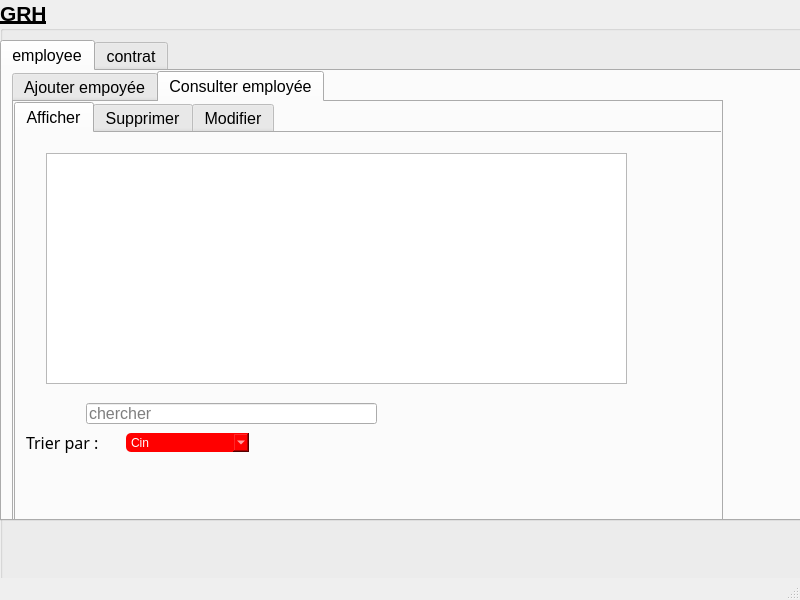
<?xml version="1.0" encoding="UTF-8"?>
<ui version="4.0">
 <class>MainWindow</class>
 <widget class="QMainWindow" name="MainWindow">
  <property name="geometry">
   <rect>
    <x>0</x>
    <y>0</y>
    <width>800</width>
    <height>600</height>
   </rect>
  </property>
  <property name="windowTitle">
   <string>MainWindow</string>
  </property>
  <widget class="QWidget" name="centralwidget">
   <widget class="QGroupBox" name="titre">
    <property name="geometry">
     <rect>
      <x>0</x>
      <y>0</y>
      <width>891</width>
      <height>581</height>
     </rect>
    </property>
    <property name="font">
     <font>
      <pointsize>16</pointsize>
      <weight>75</weight>
      <bold>true</bold>
      <underline>true</underline>
     </font>
    </property>
    <property name="styleSheet">
     <string notr="true">background-image: url(:/background-map.png);</string>
    </property>
    <property name="title">
     <string>GRH</string>
    </property>
    <widget class="QTabWidget" name="tabWidget">
     <property name="geometry">
      <rect>
       <x>0</x>
       <y>40</y>
       <width>821</width>
       <height>481</height>
      </rect>
     </property>
     <property name="font">
      <font>
       <family>Arial</family>
       <pointsize>12</pointsize>
       <weight>50</weight>
       <bold>false</bold>
       <underline>false</underline>
      </font>
     </property>
     <property name="currentIndex">
      <number>0</number>
     </property>
     <property name="tabBarAutoHide">
      <bool>false</bool>
     </property>
     <widget class="QWidget" name="tab_5">
      <attribute name="title">
       <string>employee</string>
      </attribute>
      <widget class="QTabWidget" name="tabWidget_2">
       <property name="geometry">
        <rect>
         <x>10</x>
         <y>0</y>
         <width>711</width>
         <height>451</height>
        </rect>
       </property>
       <property name="styleSheet">
        <string notr="true">font: 8pt &quot;MS Reference Sans Serif&quot;;</string>
       </property>
       <property name="currentIndex">
        <number>1</number>
       </property>
       <widget class="QWidget" name="tab_7">
        <attribute name="title">
         <string>Ajouter empoyée</string>
        </attribute>
        <widget class="QPushButton" name="ajouter_prod_4">
         <property name="geometry">
          <rect>
           <x>270</x>
           <y>290</y>
           <width>161</width>
           <height>41</height>
          </rect>
         </property>
         <property name="styleSheet">
          <string notr="true">border:none;
border-radius:5px;
background-color:red;
color:white;</string>
         </property>
         <property name="text">
          <string>Ajouter</string>
         </property>
        </widget>
        <widget class="QLineEdit" name="edit_qtt_prod_5">
         <property name="geometry">
          <rect>
           <x>170</x>
           <y>120</y>
           <width>361</width>
           <height>31</height>
          </rect>
         </property>
        </widget>
        <widget class="QLabel" name="qtt_prod_5">
         <property name="geometry">
          <rect>
           <x>80</x>
           <y>170</y>
           <width>81</width>
           <height>20</height>
          </rect>
         </property>
         <property name="text">
          <string>age</string>
         </property>
        </widget>
        <widget class="QLabel" name="id_prod_4">
         <property name="geometry">
          <rect>
           <x>80</x>
           <y>30</y>
           <width>61</width>
           <height>20</height>
          </rect>
         </property>
         <property name="text">
          <string>CIN </string>
         </property>
        </widget>
        <widget class="QLineEdit" name="edit_id_prod_6">
         <property name="geometry">
          <rect>
           <x>170</x>
           <y>220</y>
           <width>361</width>
           <height>31</height>
          </rect>
         </property>
        </widget>
        <widget class="QLabel" name="nom_prod_4">
         <property name="geometry">
          <rect>
           <x>80</x>
           <y>70</y>
           <width>91</width>
           <height>20</height>
          </rect>
         </property>
         <property name="text">
          <string>NOM</string>
         </property>
        </widget>
        <widget class="QLineEdit" name="edit_id_prod_5">
         <property name="geometry">
          <rect>
           <x>170</x>
           <y>30</y>
           <width>361</width>
           <height>31</height>
          </rect>
         </property>
        </widget>
        <widget class="QLineEdit" name="edit_qtt_prod_6">
         <property name="geometry">
          <rect>
           <x>170</x>
           <y>170</y>
           <width>361</width>
           <height>31</height>
          </rect>
         </property>
        </widget>
        <widget class="QLineEdit" name="edit_id_prod_7">
         <property name="geometry">
          <rect>
           <x>170</x>
           <y>70</y>
           <width>361</width>
           <height>31</height>
          </rect>
         </property>
        </widget>
        <widget class="QLabel" name="qtt_prod_6">
         <property name="geometry">
          <rect>
           <x>60</x>
           <y>120</y>
           <width>101</width>
           <height>20</height>
          </rect>
         </property>
         <property name="text">
          <string> prenom</string>
         </property>
        </widget>
        <widget class="QLabel" name="nom_prod_6">
         <property name="geometry">
          <rect>
           <x>80</x>
           <y>220</y>
           <width>91</width>
           <height>20</height>
          </rect>
         </property>
         <property name="text">
          <string> poste</string>
         </property>
        </widget>
       </widget>
       <widget class="QWidget" name="tab_14">
        <attribute name="title">
         <string>Consulter employée</string>
        </attribute>
        <widget class="QTabWidget" name="tabWidget_4">
         <property name="geometry">
          <rect>
           <x>0</x>
           <y>0</y>
           <width>751</width>
           <height>421</height>
          </rect>
         </property>
         <property name="styleSheet">
          <string notr="true">font: 8pt &quot;MS Reference Sans Serif&quot;;</string>
         </property>
         <property name="currentIndex">
          <number>0</number>
         </property>
         <property name="elideMode">
          <enum>Qt::ElideNone</enum>
         </property>
         <widget class="QWidget" name="tab_19">
          <attribute name="title">
           <string>Afficher</string>
          </attribute>
          <widget class="QTableView" name="tableView_course_3">
           <property name="geometry">
            <rect>
             <x>30</x>
             <y>20</y>
             <width>581</width>
             <height>231</height>
            </rect>
           </property>
           <property name="styleSheet">
            <string notr="true"/>
           </property>
          </widget>
          <widget class="QLabel" name="label_27">
           <property name="geometry">
            <rect>
             <x>10</x>
             <y>270</y>
             <width>124</width>
             <height>79</height>
            </rect>
           </property>
           <property name="font">
            <font>
             <family>MV Boli</family>
             <pointsize>12</pointsize>
             <weight>50</weight>
             <italic>false</italic>
             <bold>false</bold>
            </font>
           </property>
           <property name="styleSheet">
            <string notr="true">font: 12pt &quot;MV Boli&quot;;</string>
           </property>
           <property name="text">
            <string>Trier par :</string>
           </property>
          </widget>
          <widget class="QComboBox" name="tri_1">
           <property name="geometry">
            <rect>
             <x>110</x>
             <y>300</y>
             <width>123</width>
             <height>19</height>
            </rect>
           </property>
           <property name="cursor">
            <cursorShape>PointingHandCursor</cursorShape>
           </property>
           <property name="mouseTracking">
            <bool>true</bool>
           </property>
           <property name="tabletTracking">
            <bool>true</bool>
           </property>
           <property name="focusPolicy">
            <enum>Qt::ClickFocus</enum>
           </property>
           <property name="statusTip">
            <string>trier</string>
           </property>
           <property name="whatsThis">
            <string>trier</string>
           </property>
           <property name="accessibleName">
            <string>trier</string>
           </property>
           <property name="accessibleDescription">
            <string>trier</string>
           </property>
           <property name="layoutDirection">
            <enum>Qt::LeftToRight</enum>
           </property>
           <property name="styleSheet">
            <string notr="true">border:none;
border-radius:5px;
background-color:red;
color:white;
</string>
           </property>
           <item>
            <property name="text">
             <string>Cin</string>
            </property>
           </item>
           <item>
            <property name="text">
             <string>Nom</string>
            </property>
           </item>
           <item>
            <property name="text">
             <string>prenom</string>
            </property>
           </item>
           <item>
            <property name="text">
             <string>age</string>
            </property>
           </item>
           <item>
            <property name="text">
             <string>poste</string>
            </property>
           </item>
          </widget>
          <widget class="QLineEdit" name="edit_rechavanc_prod_3">
           <property name="geometry">
            <rect>
             <x>70</x>
             <y>270</y>
             <width>291</width>
             <height>21</height>
            </rect>
           </property>
           <property name="placeholderText">
            <string>chercher</string>
           </property>
          </widget>
         </widget>
         <widget class="QWidget" name="tab_20">
          <attribute name="title">
           <string>Supprimer</string>
          </attribute>
          <widget class="QPushButton" name="supprimer_prod_3">
           <property name="geometry">
            <rect>
             <x>260</x>
             <y>130</y>
             <width>151</width>
             <height>41</height>
            </rect>
           </property>
           <property name="styleSheet">
            <string notr="true">border:none;
border-radius:5px;
background-color:red;
color:white;
</string>
           </property>
           <property name="text">
            <string>Supprimer</string>
           </property>
          </widget>
          <widget class="QLineEdit" name="sup_id_prod_3">
           <property name="geometry">
            <rect>
             <x>150</x>
             <y>40</y>
             <width>361</width>
             <height>31</height>
            </rect>
           </property>
           <property name="placeholderText">
            <string>entrer cin de l'employee</string>
           </property>
          </widget>
          <widget class="QLabel" name="id_sup_prod_3">
           <property name="geometry">
            <rect>
             <x>70</x>
             <y>50</y>
             <width>81</width>
             <height>20</height>
            </rect>
           </property>
           <property name="text">
            <string>CIN </string>
           </property>
          </widget>
         </widget>
         <widget class="QWidget" name="tab_23">
          <attribute name="title">
           <string>Modifier</string>
          </attribute>
          <widget class="QLabel" name="nom_prod_modif_3">
           <property name="geometry">
            <rect>
             <x>400</x>
             <y>71</y>
             <width>61</width>
             <height>16</height>
            </rect>
           </property>
           <property name="text">
            <string>NOM</string>
           </property>
          </widget>
          <widget class="QLabel" name="id_prod_modif_3">
           <property name="geometry">
            <rect>
             <x>410</x>
             <y>11</y>
             <width>31</width>
             <height>16</height>
            </rect>
           </property>
           <property name="text">
            <string> cin</string>
           </property>
          </widget>
          <widget class="QPushButton" name="trouv_prod_3">
           <property name="geometry">
            <rect>
             <x>30</x>
             <y>111</y>
             <width>151</width>
             <height>31</height>
            </rect>
           </property>
           <property name="styleSheet">
            <string notr="true">border:none;
border-radius:5px;
background-color:red;
color:white;</string>
           </property>
           <property name="text">
            <string>Trouver</string>
           </property>
          </widget>
          <widget class="QLineEdit" name="trouv_prod_5">
           <property name="geometry">
            <rect>
             <x>130</x>
             <y>11</y>
             <width>221</width>
             <height>31</height>
            </rect>
           </property>
           <property name="placeholderText">
            <string>entrer cin de l'employee</string>
           </property>
          </widget>
          <widget class="QLineEdit" name="modif_qtt_prod_4">
           <property name="geometry">
            <rect>
             <x>470</x>
             <y>120</y>
             <width>221</width>
             <height>31</height>
            </rect>
           </property>
          </widget>
          <widget class="QLabel" name="qtt_prod_modif_3">
           <property name="geometry">
            <rect>
             <x>400</x>
             <y>160</y>
             <width>131</width>
             <height>20</height>
            </rect>
           </property>
           <property name="text">
            <string> age</string>
           </property>
          </widget>
          <widget class="QLineEdit" name="modif_id_prod_3">
           <property name="geometry">
            <rect>
             <x>470</x>
             <y>10</y>
             <width>221</width>
             <height>31</height>
            </rect>
           </property>
          </widget>
          <widget class="QLabel" name="id_prod_trouv_3">
           <property name="geometry">
            <rect>
             <x>10</x>
             <y>21</y>
             <width>121</width>
             <height>21</height>
            </rect>
           </property>
           <property name="text">
            <string>Entrez cin</string>
           </property>
          </widget>
          <widget class="QPushButton" name="modif_prod_6">
           <property name="geometry">
            <rect>
             <x>30</x>
             <y>151</y>
             <width>151</width>
             <height>31</height>
            </rect>
           </property>
           <property name="styleSheet">
            <string notr="true">border:none;
border-radius:5px;
background-color:red;
color:white;</string>
           </property>
           <property name="text">
            <string>Modifier</string>
           </property>
          </widget>
          <widget class="QLabel" name="unite_prod_modif_3">
           <property name="geometry">
            <rect>
             <x>410</x>
             <y>230</y>
             <width>101</width>
             <height>20</height>
            </rect>
           </property>
           <property name="text">
            <string>poste</string>
           </property>
          </widget>
          <widget class="QLineEdit" name="modif_qtt_prod_3">
           <property name="geometry">
            <rect>
             <x>470</x>
             <y>160</y>
             <width>221</width>
             <height>31</height>
            </rect>
           </property>
          </widget>
          <widget class="QLabel" name="dde_prod_modif_3">
           <property name="geometry">
            <rect>
             <x>390</x>
             <y>120</y>
             <width>101</width>
             <height>20</height>
            </rect>
           </property>
           <property name="text">
            <string>prenom</string>
           </property>
          </widget>
          <widget class="QLineEdit" name="modif_nom_prod_3">
           <property name="geometry">
            <rect>
             <x>470</x>
             <y>60</y>
             <width>221</width>
             <height>31</height>
            </rect>
           </property>
          </widget>
          <widget class="QLineEdit" name="modif_nom_prod_4">
           <property name="geometry">
            <rect>
             <x>470</x>
             <y>220</y>
             <width>221</width>
             <height>31</height>
            </rect>
           </property>
          </widget>
         </widget>
        </widget>
       </widget>
      </widget>
     </widget>
     <widget class="QWidget" name="tab_6">
      <attribute name="title">
       <string>contrat</string>
      </attribute>
      <widget class="QTabWidget" name="tabWidget_3">
       <property name="geometry">
        <rect>
         <x>0</x>
         <y>0</y>
         <width>711</width>
         <height>451</height>
        </rect>
       </property>
       <property name="styleSheet">
        <string notr="true">font: 8pt &quot;MS Reference Sans Serif&quot;;</string>
       </property>
       <property name="currentIndex">
        <number>0</number>
       </property>
       <widget class="QWidget" name="tab_8">
        <attribute name="title">
         <string>Ajouter contrat</string>
        </attribute>
        <widget class="QPushButton" name="ajouter_prod_5">
         <property name="geometry">
          <rect>
           <x>270</x>
           <y>290</y>
           <width>161</width>
           <height>41</height>
          </rect>
         </property>
         <property name="styleSheet">
          <string notr="true">border:none;
border-radius:5px;
background-color:red;
color:white;</string>
         </property>
         <property name="text">
          <string>Ajouter</string>
         </property>
        </widget>
        <widget class="QLabel" name="qtt_prod_7">
         <property name="geometry">
          <rect>
           <x>70</x>
           <y>220</y>
           <width>81</width>
           <height>20</height>
          </rect>
         </property>
         <property name="text">
          <string>E-MAIL</string>
         </property>
        </widget>
        <widget class="QLabel" name="id_prod_5">
         <property name="geometry">
          <rect>
           <x>80</x>
           <y>30</y>
           <width>61</width>
           <height>20</height>
          </rect>
         </property>
         <property name="text">
          <string>CIN </string>
         </property>
        </widget>
        <widget class="QLineEdit" name="edit_id_prod_9">
         <property name="geometry">
          <rect>
           <x>170</x>
           <y>30</y>
           <width>361</width>
           <height>31</height>
          </rect>
         </property>
        </widget>
        <widget class="QLabel" name="nom_prod_7">
         <property name="geometry">
          <rect>
           <x>80</x>
           <y>180</y>
           <width>91</width>
           <height>20</height>
          </rect>
         </property>
         <property name="text">
          <string>duree</string>
         </property>
        </widget>
        <widget class="QLineEdit" name="edit_id_prod_10">
         <property name="geometry">
          <rect>
           <x>170</x>
           <y>70</y>
           <width>361</width>
           <height>31</height>
          </rect>
         </property>
        </widget>
        <widget class="QLabel" name="id_prod_6">
         <property name="geometry">
          <rect>
           <x>80</x>
           <y>70</y>
           <width>61</width>
           <height>20</height>
          </rect>
         </property>
         <property name="text">
          <string>salaire</string>
         </property>
        </widget>
        <widget class="QLabel" name="id_prod_8">
         <property name="geometry">
          <rect>
           <x>80</x>
           <y>120</y>
           <width>61</width>
           <height>20</height>
          </rect>
         </property>
         <property name="text">
          <string>datedeb</string>
         </property>
        </widget>
        <widget class="QLineEdit" name="edit_id_prod_11">
         <property name="geometry">
          <rect>
           <x>170</x>
           <y>120</y>
           <width>361</width>
           <height>31</height>
          </rect>
         </property>
        </widget>
        <widget class="QLineEdit" name="edit_id_prod_12">
         <property name="geometry">
          <rect>
           <x>170</x>
           <y>170</y>
           <width>361</width>
           <height>31</height>
          </rect>
         </property>
        </widget>
        <widget class="QLineEdit" name="edit_id_prod_13">
         <property name="geometry">
          <rect>
           <x>170</x>
           <y>210</y>
           <width>361</width>
           <height>31</height>
          </rect>
         </property>
        </widget>
       </widget>
       <widget class="QWidget" name="tab_15">
        <attribute name="title">
         <string>Consulter contrat</string>
        </attribute>
        <widget class="QTabWidget" name="tabWidget_5">
         <property name="geometry">
          <rect>
           <x>0</x>
           <y>0</y>
           <width>751</width>
           <height>421</height>
          </rect>
         </property>
         <property name="styleSheet">
          <string notr="true">font: 8pt &quot;MS Reference Sans Serif&quot;;</string>
         </property>
         <property name="currentIndex">
          <number>0</number>
         </property>
         <property name="elideMode">
          <enum>Qt::ElideNone</enum>
         </property>
         <widget class="QWidget" name="tab_21">
          <attribute name="title">
           <string>Afficher</string>
          </attribute>
          <widget class="QTableView" name="tableView_course_4">
           <property name="geometry">
            <rect>
             <x>20</x>
             <y>0</y>
             <width>591</width>
             <height>251</height>
            </rect>
           </property>
          </widget>
          <widget class="QPushButton" name="pushButton_39">
           <property name="geometry">
            <rect>
             <x>90</x>
             <y>290</y>
             <width>111</width>
             <height>31</height>
            </rect>
           </property>
           <property name="styleSheet">
            <string notr="true"> padding:3px;
 border:2px solid #B2BCAF ;
 border-radius:3px;
font:bold 13px Arial;
color:#555;
background-color: white ;</string>
           </property>
           <property name="text">
            <string>Exporter(PDF)</string>
           </property>
          </widget>
          <widget class="QLineEdit" name="edit_rechavanc_prod_4">
           <property name="geometry">
            <rect>
             <x>90</x>
             <y>260</y>
             <width>291</width>
             <height>21</height>
            </rect>
           </property>
           <property name="placeholderText">
            <string>chercher</string>
           </property>
          </widget>
         </widget>
         <widget class="QWidget" name="tab_22">
          <attribute name="title">
           <string>Supprimer</string>
          </attribute>
          <widget class="QPushButton" name="supprimer_prod_4">
           <property name="geometry">
            <rect>
             <x>260</x>
             <y>130</y>
             <width>151</width>
             <height>41</height>
            </rect>
           </property>
           <property name="styleSheet">
            <string notr="true">border:none;
border-radius:5px;
background-color:red;
color:white;</string>
           </property>
           <property name="text">
            <string>Supprimer</string>
           </property>
          </widget>
          <widget class="QLineEdit" name="sup_id_prod_4">
           <property name="geometry">
            <rect>
             <x>150</x>
             <y>40</y>
             <width>361</width>
             <height>31</height>
            </rect>
           </property>
           <property name="placeholderText">
            <string>entrer cin </string>
           </property>
          </widget>
          <widget class="QLabel" name="id_sup_prod_4">
           <property name="geometry">
            <rect>
             <x>70</x>
             <y>50</y>
             <width>81</width>
             <height>20</height>
            </rect>
           </property>
           <property name="text">
            <string>CIN </string>
           </property>
          </widget>
         </widget>
         <widget class="QWidget" name="tab_25">
          <attribute name="title">
           <string>Modifier</string>
          </attribute>
          <widget class="QLabel" name="nom_prod_modif_4">
           <property name="geometry">
            <rect>
             <x>400</x>
             <y>71</y>
             <width>61</width>
             <height>16</height>
            </rect>
           </property>
           <property name="text">
            <string>salaire</string>
           </property>
          </widget>
          <widget class="QLabel" name="id_prod_modif_4">
           <property name="geometry">
            <rect>
             <x>410</x>
             <y>11</y>
             <width>31</width>
             <height>16</height>
            </rect>
           </property>
           <property name="text">
            <string> cin</string>
           </property>
          </widget>
          <widget class="QPushButton" name="trouv_prod_4">
           <property name="geometry">
            <rect>
             <x>30</x>
             <y>111</y>
             <width>151</width>
             <height>31</height>
            </rect>
           </property>
           <property name="styleSheet">
            <string notr="true">border:none;
border-radius:5px;
background-color:red;
color:white;</string>
           </property>
           <property name="text">
            <string>Trouver</string>
           </property>
          </widget>
          <widget class="QLineEdit" name="trouv_id_prod_4">
           <property name="geometry">
            <rect>
             <x>130</x>
             <y>11</y>
             <width>221</width>
             <height>31</height>
            </rect>
           </property>
           <property name="placeholderText">
            <string>entrer cin </string>
           </property>
          </widget>
          <widget class="QLabel" name="qtt_prod_modif_4">
           <property name="geometry">
            <rect>
             <x>400</x>
             <y>120</y>
             <width>131</width>
             <height>20</height>
            </rect>
           </property>
           <property name="text">
            <string>duree</string>
           </property>
          </widget>
          <widget class="QLineEdit" name="modif_id_prod_4">
           <property name="geometry">
            <rect>
             <x>470</x>
             <y>10</y>
             <width>221</width>
             <height>31</height>
            </rect>
           </property>
          </widget>
          <widget class="QLabel" name="id_prod_trouv_4">
           <property name="geometry">
            <rect>
             <x>10</x>
             <y>21</y>
             <width>121</width>
             <height>21</height>
            </rect>
           </property>
           <property name="text">
            <string>Entrez  cin :</string>
           </property>
          </widget>
          <widget class="QPushButton" name="modif_prod_7">
           <property name="geometry">
            <rect>
             <x>30</x>
             <y>151</y>
             <width>151</width>
             <height>31</height>
            </rect>
           </property>
           <property name="styleSheet">
            <string notr="true">border:none;
border-radius:5px;
background-color:red;
color:white;</string>
           </property>
           <property name="text">
            <string>Modifier</string>
           </property>
          </widget>
          <widget class="QLabel" name="unite_prod_modif_4">
           <property name="geometry">
            <rect>
             <x>400</x>
             <y>220</y>
             <width>101</width>
             <height>20</height>
            </rect>
           </property>
           <property name="text">
            <string>E-MAIL</string>
           </property>
          </widget>
          <widget class="QLineEdit" name="modif_qtt_prod_6">
           <property name="geometry">
            <rect>
             <x>470</x>
             <y>160</y>
             <width>221</width>
             <height>31</height>
            </rect>
           </property>
          </widget>
          <widget class="QLabel" name="dde_prod_modif_4">
           <property name="geometry">
            <rect>
             <x>400</x>
             <y>160</y>
             <width>101</width>
             <height>20</height>
            </rect>
           </property>
           <property name="text">
            <string>datedeb</string>
           </property>
          </widget>
          <widget class="QLineEdit" name="modif_qtt_prod_7">
           <property name="geometry">
            <rect>
             <x>470</x>
             <y>60</y>
             <width>221</width>
             <height>31</height>
            </rect>
           </property>
           <property name="placeholderText">
            <string>en DT</string>
           </property>
          </widget>
          <widget class="QLineEdit" name="modif_qtt_prod_8">
           <property name="geometry">
            <rect>
             <x>470</x>
             <y>110</y>
             <width>221</width>
             <height>31</height>
            </rect>
           </property>
           <property name="text">
            <string/>
           </property>
           <property name="placeholderText">
            <string>en mois</string>
           </property>
          </widget>
          <widget class="QLineEdit" name="modif_qtt_prod_9">
           <property name="geometry">
            <rect>
             <x>470</x>
             <y>220</y>
             <width>221</width>
             <height>31</height>
            </rect>
           </property>
          </widget>
         </widget>
         <widget class="QWidget" name="tab">
          <attribute name="title">
           <string>Envoyer mail</string>
          </attribute>
          <widget class="QWidget" name="layoutWidget">
           <property name="geometry">
            <rect>
             <x>80</x>
             <y>0</y>
             <width>339</width>
             <height>368</height>
            </rect>
           </property>
           <layout class="QFormLayout" name="formLayout">
            <property name="fieldGrowthPolicy">
             <enum>QFormLayout::ExpandingFieldsGrow</enum>
            </property>
            <property name="rowWrapPolicy">
             <enum>QFormLayout::WrapLongRows</enum>
            </property>
            <property name="verticalSpacing">
             <number>9</number>
            </property>
            <item row="0" column="0">
             <widget class="QLabel" name="label">
              <property name="text">
               <string>Smtp-server:</string>
              </property>
             </widget>
            </item>
            <item row="0" column="1">
             <widget class="QLineEdit" name="server">
              <property name="text">
               <string>smtp.gmail.com</string>
              </property>
             </widget>
            </item>
            <item row="1" column="0">
             <widget class="QLabel" name="label_2">
              <property name="text">
               <string>Server port:</string>
              </property>
             </widget>
            </item>
            <item row="1" column="1">
             <widget class="QLineEdit" name="port">
              <property name="text">
               <string>465</string>
              </property>
             </widget>
            </item>
            <item row="2" column="0">
             <widget class="QLabel" name="label_3">
              <property name="text">
               <string>Username:</string>
              </property>
             </widget>
            </item>
            <item row="2" column="1">
             <widget class="QLineEdit" name="uname">
              <property name="text">
               <string>gestionrh.2a11@gmail.com</string>
              </property>
             </widget>
            </item>
            <item row="3" column="0">
             <widget class="QLabel" name="label_4">
              <property name="text">
               <string>Password:</string>
              </property>
             </widget>
            </item>
            <item row="3" column="1">
             <widget class="QLineEdit" name="paswd">
              <property name="inputMask">
               <string/>
              </property>
              <property name="text">
               <string>22620837cA</string>
              </property>
              <property name="echoMode">
               <enum>QLineEdit::Password</enum>
              </property>
             </widget>
            </item>
            <item row="4" column="0">
             <widget class="QLabel" name="label_5">
              <property name="text">
               <string>Recipant to:</string>
              </property>
             </widget>
            </item>
            <item row="4" column="1">
             <widget class="QLineEdit" name="rcpt"/>
            </item>
            <item row="5" column="0">
             <widget class="QLabel" name="label_6">
              <property name="text">
               <string>Subject:</string>
              </property>
             </widget>
            </item>
            <item row="5" column="1">
             <widget class="QLineEdit" name="subject"/>
            </item>
            <item row="6" column="0">
             <widget class="QLabel" name="label_7">
              <property name="text">
               <string>Message:</string>
              </property>
             </widget>
            </item>
            <item row="6" column="1">
             <widget class="QPlainTextEdit" name="msg"/>
            </item>
           </layout>
          </widget>
          <widget class="QWidget" name="layoutWidget_2">
           <property name="geometry">
            <rect>
             <x>190</x>
             <y>370</y>
             <width>204</width>
             <height>25</height>
            </rect>
           </property>
           <layout class="QHBoxLayout" name="horizontalLayout">
            <item>
             <spacer name="horizontalSpacer">
              <property name="orientation">
               <enum>Qt::Horizontal</enum>
              </property>
              <property name="sizeHint" stdset="0">
               <size>
                <width>40</width>
                <height>20</height>
               </size>
              </property>
             </spacer>
            </item>
            <item>
             <widget class="QPushButton" name="sendBtn">
              <property name="text">
               <string>Send</string>
              </property>
             </widget>
            </item>
            <item>
             <widget class="QPushButton" name="exitBtn">
              <property name="text">
               <string>Exit</string>
              </property>
             </widget>
            </item>
           </layout>
          </widget>
         </widget>
        </widget>
       </widget>
      </widget>
     </widget>
    </widget>
   </widget>
  </widget>
  <widget class="QMenuBar" name="menubar">
   <property name="geometry">
    <rect>
     <x>0</x>
     <y>0</y>
     <width>800</width>
     <height>22</height>
    </rect>
   </property>
  </widget>
  <widget class="QStatusBar" name="statusbar"/>
 </widget>
 <resources/>
 <connections/>
</ui>
